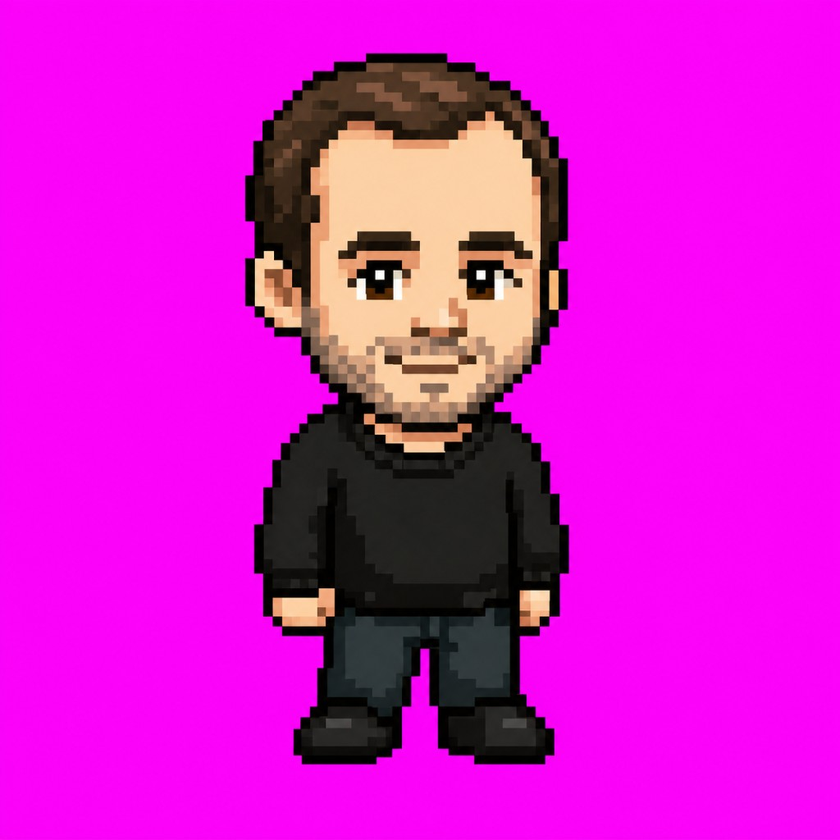
#> input picture assets/andrej-pixel-pet-source.png, 840 x 840 px, shrunk from 1024 x 1024 before the run
$ python process-pixel-avatar.py
#> lines starting #> are read from the running program, lines starting #| are printed output that depends on the picture
#!/usr/bin/env python3
"""Remove magenta chroma from the Andrej pixel pet source PNG."""

from pathlib import Path

from PIL import Image

ROOT = Path(__file__).resolve().parents[1]
SOURCE = ROOT / "assets" / "andrej-pixel-pet-source.png"
OUTPUT = ROOT / "assets" / "andrej-pixel-pet.png"
MAGENTA = (255, 0, 255)
TOLERANCE = 42


def is_magenta(pixel):
    r, g, b = pixel[:3]
    return (
        abs(r - MAGENTA[0]) <= TOLERANCE
        and abs(g - MAGENTA[1]) <= TOLERANCE
        and abs(b - MAGENTA[2]) <= TOLERANCE
    )


def main():
    if not SOURCE.exists():
        raise SystemExit(f"Source image not found: {SOURCE}")

    image = Image.open(SOURCE).convert("RGBA")
    pixels = image.load()
    width, height = image.size
#> width = 840; height = 840

    for y in range(height):
        for x in range(width):
            if is_magenta(pixels[x, y]):
                pixels[x, y] = (0, 0, 0, 0)

    OUTPUT.parent.mkdir(parents=True, exist_ok=True)
    image.save(OUTPUT, format="PNG", optimize=True)
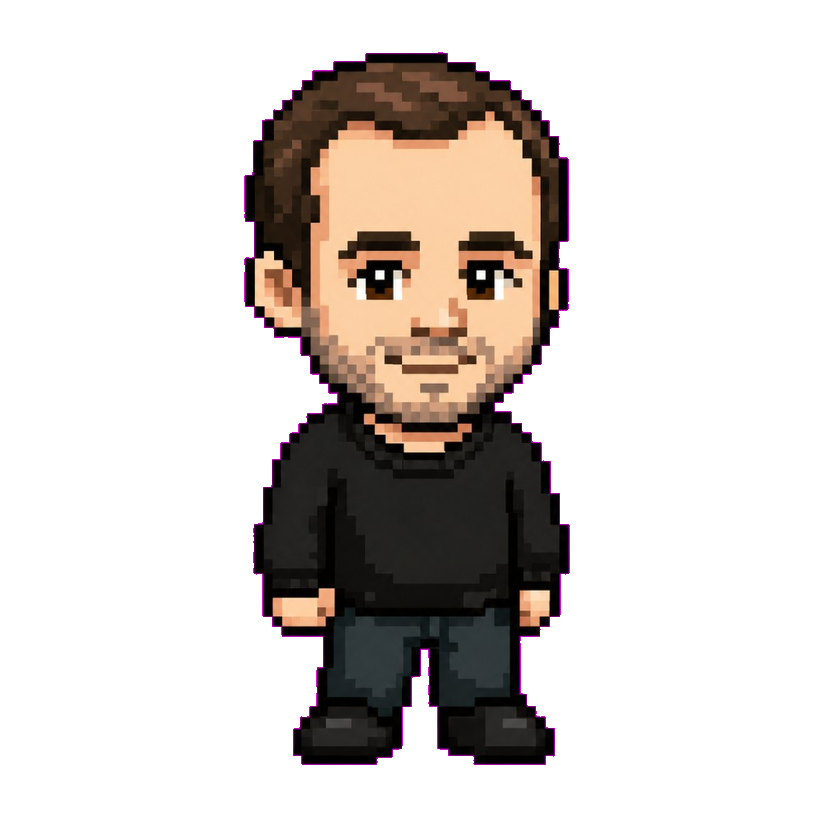
#> saved as andrej-pixel-pet.png: PIL image 840x840 RGBA; mean R, G, B, A 26.6, 20.8, 17.4, 67.3; transparent parts drawn white
    print(f"Wrote transparent avatar to {OUTPUT}")


if __name__ == "__main__":
    main()
